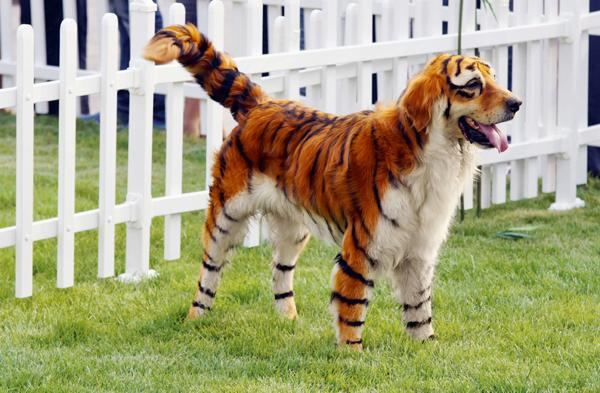
%> input picture lab3/tiger3.jpg, 600 x 393 px
$ octave graphcut_example.m   (GNU Octave 9; MATLAB toolbox functions it lacks are replaced by stand-ins)
%> lines starting %> are read from the running program, lines starting %| are printed output that depends on the picture
### lab3/graphcut_segm.m
function [ segm, prior ] = graphcut_segm(I, area, K, alpha, sigma)

[h,w,~] = size(I);
dw = area(3) - area(1) + 1;
dh = area(4) - area(2) + 1;
mask = uint8([zeros(area(2)-1,w); zeros(dh,area(1)-1), ones(dh,dw), zeros(dh,w-area(3)); zeros(h-area(4),w)]);

grey = single(rgb2gray(I));
h = fspecial('gaussian', [7,7], 0.5);
grey = imfilter(grey, h);
h = fspecial('sobel');
d_x = imfilter(grey, h/4);
d_y = imfilter(grey, h/4');
gradient = sqrt(d_x.^2 + d_y.^2);
edge = (alpha*sigma)*ones(size(grey)) ./ (gradient + sigma);

tic
for l=1:3

    fprintf('Find Gaussian mixture models...\n');
    fprob = mixture_prob(I, K, 10, mask);
    bprob = mixture_prob(I, K, 10, 1-mask);
    prior = reshape(fprob ./ (fprob + bprob), size(I,1), size(I,2), 1);
    toc

    fprintf('Find minimum cut...\n');
    [u, ~, ~] = cmf_cut(prior, edge);
    mask = uint8(u>0.5);
    toc

end

segm = int16(u>0.5) + 1;

### lab3/mixture_prob.m
function [prob] = mixture_prob (img, K, L, mask)
%Use mask to identify pixels from img, used to estimate a mix of K Gaussian components

%Img no. rows and cols
n_rows = size(img, 1);
n_cols = size(img, 2);

%1. Let I be a set of pixels and V a set of K Guassian comp in 3D (R,G,B)
I_vec = im2double(reshape(img, n_rows * n_cols, 3));
M_vec = reshape(mask, n_rows * n_cols, 1);

I_vec_ones = I_vec(find(M_vec == 1), :);
g = zeros(size(I_vec_ones, 1), K);

%2. Randomly initialize the K components using masked pixels
seed = 4321;
[segmentation, centers] = kmeans_mix(I_vec_ones, K, L, seed);
cov = cell(K, 1);
cov(:) = {rand * eye(3)};

w = zeros(1, K);
for i = 1 : K
    w(i) = sum(segmentation == i) / size(segmentation, 1);
end

g1 = zeros(n_rows * n_cols, K);

%3. Iterate L times - run Expectation-Maximation for each loop
for i = 1 : L
    %4. Expectation: Compute probabilities P_ik using masked pixels
    for k = 1 : K
        mean_k = centers(k, :);
        cov_k = cov{k};
        diff = bsxfun(@minus, I_vec_ones, mean_k);
        g(:, k) = 1 / sqrt(det(cov_k) * (2 * pi)^3) * exp(-0.5 * sum((diff * inv(cov_k) .* diff), 2));
    end

    p = bsxfun(@times, g, w);
    norm = sum(p, 2);
    p = bsxfun(@rdivide, p, norm);

    %5. Maximization: Update weights, means and covariances using masked pixels
    w = sum(p, 1) / size(p, 1);
    for k = 1 : K
        tot = sum(p(:, k), 1);
        centers(k, :) = p(:, k)' * I_vec_ones / tot;
        diff = bsxfun(@minus, I_vec_ones, centers(k, :));
        cov{k} = (diff' * bsxfun(@times, diff, p(:, k))) / tot;
    end
end

%6. Compute probabilities p(c_i) in Eq.(3) for all pixels I
for k = 1 : K
    mean_k = centers(k, :);
    cov_k = cov{k};
    diff = bsxfun(@minus, I_vec, mean_k);
    g1(:, k) = 1 / sqrt(det(cov_k) * (2 * pi)^3) * exp(-1/2 * sum((diff * inv(cov_k) .* diff), 2));
end

prob_pre = sum(bsxfun(@times, g1, w), 2);
prob = reshape(prob_pre, n_rows, n_cols, 1);

end

### lab3/kmeans_mix.m
function [segmentation, centers] = kmeans_mix(I_vec, K, L, seed)
clus_centers = zeros(K, 3);
nthreshold = 2;

%Choose cluster centers from img pixels
idx = randperm(size(I_vec, 1), K);
for i = 1 : K
    clus_centers(i, :) = I_vec(idx(i), :);
end

%Compute dist <=> pixels and cluster centroids
D_vec = pdist2(clus_centers, I_vec, 'euclidean');

for i = 1 : L
    [~, cen_idx] = min(D_vec);

    %Recompute
    for j = 1 : K
        n_idx = find(cen_idx == j);
        if size(n_idx, 2) < nthreshold
            clus_centers(j, :) = rand(1, 3);
        else
            clus_centers(j, :) = double(mean(I_vec(n_idx, :)));
        end
    end
    D_vec = pdist2(clus_centers, I_vec, 'euclidean');
end

[~, cen_idx] = min(D_vec);
segmentation = cen_idx;
centers = clus_centers;

### lab3/graphcut_example.m
scale_factor = 0.5;          % image downscale factor

% image region to train foreground with
area = [ 80, 110, 570, 300 ]  %tiger1
%area = [120, 160, 220, 170]  %tiger2
K = 20;                      % number of mixture components
alpha = 15.0;                 % maximum edge cost
sigma = 10.0;                % edge cost decay factor

I = imread('tiger3.jpg');
%> I is the input picture: size 393x600x3 uint8; mean R, G, B 166.4, 163.6, 127.4
I_resized = imresize(I, scale_factor);
Iback = I_resized;
area_scaled = int16(area*scale_factor);
[segm, prior] = graphcut_segm(I_resized, area_scaled, K, alpha, sigma);
%> in graphcut_segm, `grey = single(rgb2gray(I));`:
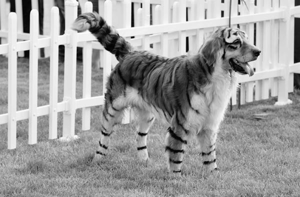
%> grey: size 197x300 single; min 1, max 255, mean 160.3
%> in graphcut_segm, `d_x = imfilter(grey, h/4);`:
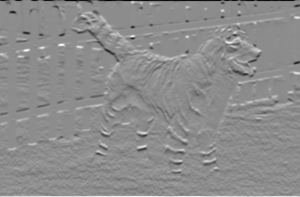
%> d_x: size 197x300 single; min -250.4, max 202.4, mean 0.2; drawn with min black and max white
%> in graphcut_segm, `gradient = sqrt(d_x.^2 + d_y.^2);`:
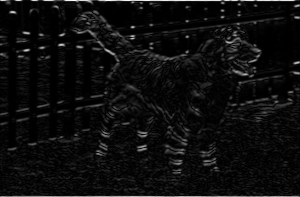
%> gradient: size 197x300 single; min 0, max 354.1, mean 19.4; drawn with min black and max white
%> in graphcut_segm, `edge = (alpha*sigma)*ones(size(grey)) ./ (gradient + sigma);`:
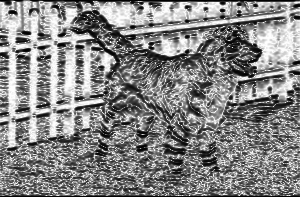
%> edge: size 197x300 single; min 0.412, max 15, mean 8.13; drawn with min black and max white
%> the loop in graphcut_segm, `for l=1:3` made 1 pass
%> pass 1, in graphcut_segm, `fprob = mixture_prob(I, K, 10, mask);`:
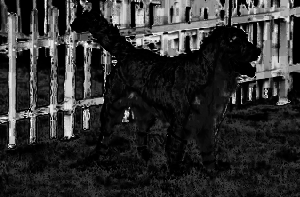
%> fprob: size 197x300 double; min 1.88e-05, max 457.8, mean 85.3; drawn with min black and max white
%> pass 1, in graphcut_segm, `bprob = mixture_prob(I, K, 10, 1-mask);`:
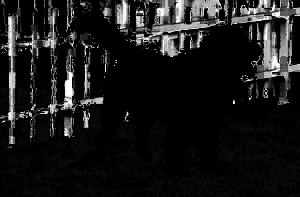
%> bprob: size 197x300 double; min 1.1e-06, max 6435.3, mean 642.5; drawn with min black and max white
%> pass 1, in graphcut_segm, `prior = reshape(fprob ./ (fprob + bprob), size(I,1), size(I,2), 1);`:
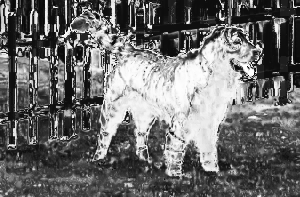
%> prior: size 197x300 double; min 0.012, max 1, mean 0.423
%> the run ends on the next line

$ run again, with lab3/tiger1.jpg copied over lab3/tiger3.jpg
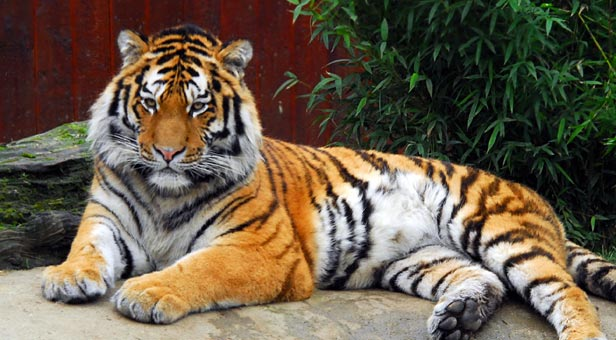
%> input picture lab3/tiger1.jpg, 616 x 340 px
%> I is the input picture: size 340x616x3 uint8; mean R, G, B 106, 92.5, 74.4
%> the loop in graphcut_segm, `for l=1:3` made 1 pass
%> pass 1, in graphcut_segm, `bprob = mixture_prob(I, K, 10, 1-mask);`:
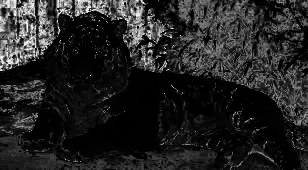
%> bprob: size 170x308 double; min 1.35e-06, max 609, mean 85.7; drawn with min black and max white
%> pass 1, in graphcut_segm, `prior = reshape(fprob ./ (fprob + bprob), size(I,1), size(I,2), 1);`:
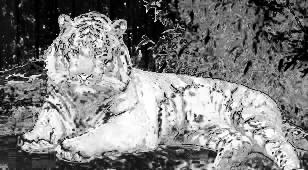
%> prior: size 170x308 double; min 4.09e-07, max 1, mean 0.497

$ run again, with lab3/tiger2.jpg copied over lab3/tiger3.jpg
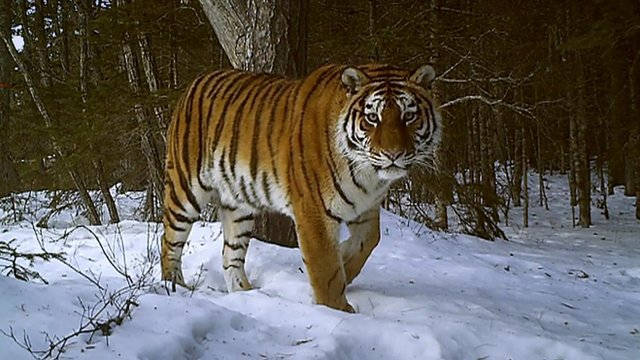
%> input picture lab3/tiger2.jpg, 640 x 360 px
%> I is the input picture: size 360x640x3 uint8; mean R, G, B 97.4, 93.3, 88.1
%> the loop in graphcut_segm, `for l=1:3` made 1 pass
%> pass 1, in graphcut_segm, `bprob = mixture_prob(I, K, 10, 1-mask);`:
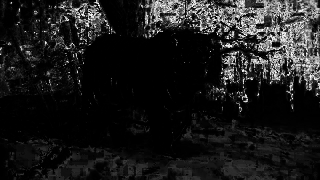
%> bprob: size 180x320 double; min 2.44e-05, max 8041.6, mean 895.6; drawn with min black and max white
%> pass 1, in graphcut_segm, `prior = reshape(fprob ./ (fprob + bprob), size(I,1), size(I,2), 1);`:
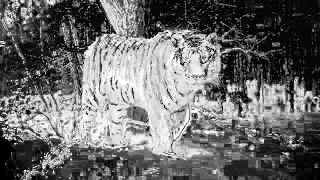
%> prior: size 180x320 double; min 0.00058, max 1, mean 0.424
